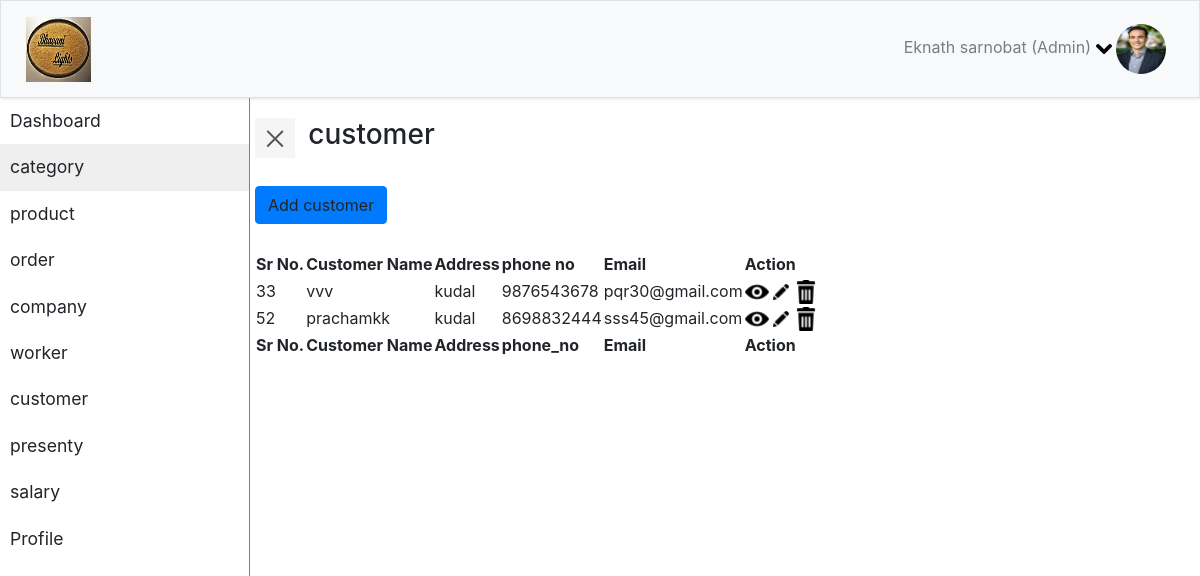
/customer.php, run on the app's committed database.
### tables this page shows
CREATE TABLE `user` (
  `userid` int(45) NOT NULL,
  `name` varchar(45) NOT NULL,
  `address` varchar(45) NOT NULL,
  `phone_no` varchar(45) NOT NULL,
  `email_id` varchar(45) NOT NULL,
  `user_type` varchar(45) NOT NULL,
  `password` varchar(45) NOT NULL
);

### classes/Customer.php (called while the page is built, shortened)
<?php
class User
{
public static function selectUser(User $user)
{
$con=Database::getCon();
$query="SELECT * from user WHERE user_type='customer'";
$result=mysqli_query($con,$query);
if(mysqli_num_rows($result)>0)
{
	return $result;
}
else{
	return false;
}
}
}
?>

### customer.php (the view, shortened to what this page needs)
<?php
include("classes/Customer.php");
$user=new User();
?>
<!DOCTYPE html>
<html>
<head>
    <link rel="stylesheet" href="css/bootstrap.min.css">
    <link rel="stylesheet" href="css/style.css">
    <link rel="stylesheet" href="css/jquery.dataTables.min.css">
    <link rel="stylesheet" href="css/buttons.dataTables.min.css">
    <link rel="stylesheet" href="css/custom.css">
    <link rel="stylesheet" href="css/jquery.dataTables.min.css">
    <link rel="stylesheet" href="css/buttons.dataTables.min.css">
</head>
<body>
    <section id="header">
        <nav class="navbar navbar-expand-lg navbar-light bg-light border">
                <div class="container-fluid">
                     <img src="images/logo.png" alt="" class="float-left" height="65" width="65">
                    <div class="collapse navbar-collapse" id="navbarSupportedContent">
                            <ul class="nav navbar-nav ml-auto">
                                        <li class="dropdown nav-item">
                                                <a class="nav-link" data-toggle="dropdown">
                                                  <span> Eknath sarnobat (Admin) <img src="icons/chevron-arrow-down.png"></span> <img src="images/profile-image.jpg" height="50" width="50" class="rounded-circle">
                                                </a>
                                            </li>
                            </ul>
                        </div>
                </div>
        </nav>
    </section>
    <section>
            <div class="wrapper">
                <nav id="sidebar" class="">
                    <ul class="list-unstyled">
							<li>
                                <a href="dashbord.php">Dashboard</a>
                            </li>
                            <li class="active">
                                <a href="category.php">category</a>
                            </li>
                            <li>
                                <a href="product.php">product</a>
                            </li>
							<li>
                                <a href="order.php">order</a>
                            </li>
							<li>
                                <a href="company.php">company</a>
                            </li>
							<li>
                                <a href="worker.php">worker</a>
                            </li>
							<li>
                                <a href="customer.php">customer</a>
                            </li>
							<li>
                                <a href="presenty.php">presenty</a>
                            </li>
							<li>
                                <a href="salary.php">salary</a>
                            </li>
                            <li>
                                <a href="profile.php">Profile</a>
                            </li>
                    </ul>
            </nav>
              <div id="content">
                <div class="row" style="margin-bottom:20pt">
                        <button type="button" id="sidebarCollapse" class="navbar-btn">
                                <span></span>
                            </button>
							   <h3 style="margin-left:10pt">customer</h3>
                </div>
                 <div class="row" style="margin-bottom:20pt">
                    <a type="button" class="btn btn-primary" data-toggle='modal' data-target='#myModal' style='display:inline'>Add customer</a>
                </div>
                  <div class="row">
                                <table id="functionality" class="display mt20">
                                        <thead>
                                            <tr>
                                                <th>Sr No.</th>
                                                <th>Customer Name</th>
                                                <th>Address</th>
                                                <th>phone no</th>
                                                <th>Email</th>
                                                <th>Action</th>
                                            </tr>
                                        </thead>
                                        <tbody>
                                            <?php
										if($result=User::selectUser($user))
										{
											while($record=mysqli_fetch_array($result))
											{
                                            echo"<tr>
										<form method='post'name='form1'>
                                        <input type='hidden' name='uniq' value=".$record['userid'].">
                                                <tr>
												<td>".$record['userid']."</td>
												<td>".$record['name']."</td>
												<td>".$record['address']."</td>
												<td>".$record['phone_no']."</td>
							                     <td>".$record['email_id']."</td>
                                          <td><a href='#Modalview".$record['userid']."' data-toggle='modal' data-target='#Modalview".$record['userid']."'  style='display:inline'><img src='icons/eye.png'></a>
                                                    <a href='#Modalupdate".$record['userid']."' data-toggle='modal' data-target='#Modalupdate".$record['userid']."' style='display:inline'><img src='icons/pencil-edit-button.png'></a>
                                                    <a href='#Modaldelete".$record['userid']."' data-toggle='modal' data-target='#Modaldelete".$record['userid']."' style='display:inline'><img src='icons/rubbish-bin.png'></a>
                                                </td>
												</form>
                                            </tr>";
											}
										}
											?>
                                        </tbody>
                                        <tfoot>
                                            <tr>
                                                <th>Sr No.</th>
                                                <th>Customer Name</th>
                                                <th>Address</th>
                                                <th>phone_no </th>
                                                <th>Email</th>
                                                <th>Action</th>
                                            </tr>
                                        </tfoot>
                                    </table>
                        </div>
            </div>
        </div>
    </section>
</body>
</html>

### css/style.css (style rules this page uses)
a, a:hover, a:focus { color: inherit; text-decoration: none; transition: all 0.3s; }
.navbar { padding: 15px 10px; background: #fff; border: none; border-radius: 0; box-shadow: 1px 1px 3px rgba(0, 0, 0, 0.1); }
.navbar-btn { box-shadow: none; outline: none !important; border: none; }
.wrapper { display: flex; width: 100%; align-items: stretch; perspective: 1500px; }
#sidebar { min-width: 250px; max-width: 250px; transform-origin: bottom left; border-right: 1px solid gray; }
#sidebar ul li a { padding: 10px; font-size: 1.1em; display: block; }
#sidebar ul li.active > a, a[aria-expanded="true"] { background-color: #1111 }
#content { width: 100%; padding: 20px; min-height: 100vh; transition: all 0.3s; }
#sidebarCollapse { width: 40px; height: 40px; background: #f5f5f5; cursor: pointer; }
#sidebarCollapse span { width: 80%; height: 2px; margin: 0 auto; display: block; background: #555; transition: all 0.8s cubic-bezier(0.810, -0.330, 0.345, 1.375); transition-delay: 0.2s; }
#sidebarCollapse span:last-of-type { transform: rotate(-45deg) translate(1px, -1px); }

### data on the page
user: userid "33", name "vvv", address "kudal", phone_no "9876543678", email "pqr30@gmail.com"
user: userid "52", name "prachamkk", address "kudal", phone_no "8698832444", email "sss45@gmail.com"
